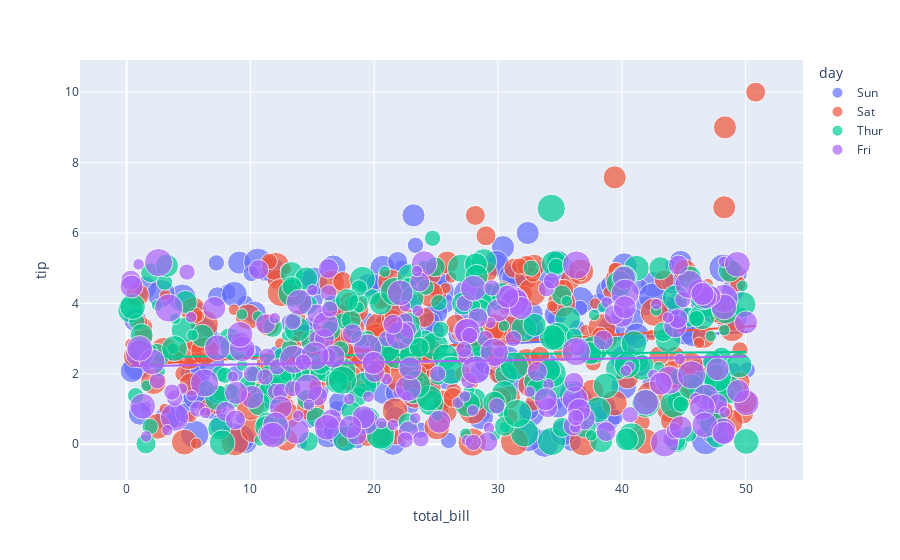
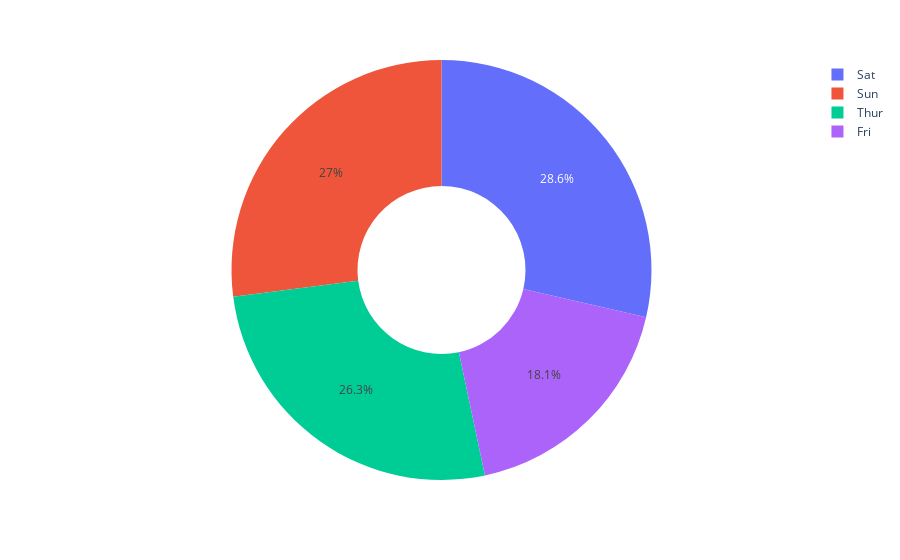

Write notebook code for charts like these, in order.
### Markdown cell above
### Menampilkan data pelanggan yang memberikan tips berdasarkan `hari kedatangan nya` dengan diagram scatter (sebaran data)

### Code cell
figure_sc = px.scatter(data_frame=dataset, x='total_bill', y='tip',
                    size='size', color='day', trendline='ols')

figure_pie = px.pie(dataset, values='tip', names='day', hole=0.4)

figure_sc.show()
figure_pie.show()

### Figure 1 — Plotly figure (JSON) as saved in the notebook; plotly's stock layout.template omitted (floating-point values rounded to 4 significant figures; data arrays with more than 128 entries replaced by an {"elided": "..."} marker saying what was removed)
{"data": [{"hovertemplate": "day=Sun<br>total_bill=%{x}<br>tip=%{y}<br>size=%{marker.size}<extra></extra>", "legendgroup": "Sun", "marker": {"color": "#636efa", "size": {"elided": "257 int values"}, "sizemode": "area", "sizeref": 0.015, "symbol": "circle"}, "mode": "markers", "name": "Sun", "orientation": "v", "showlegend": true, "type": "scatter", "x": {"elided": "257 float values"}, "xaxis": "x", "y": {"elided": "257 float values"}, "yaxis": "y"}, {"hovertemplate": "<b>OLS trendline</b><br>tip = 0.0166749 * total_bill + 2.34905<br>R<sup>2</sup>=0.020502<br><br>day=Sun<br>total_bill=%{x}<br>tip=%{y} <b>(trend)</b><extra></extra>", "legendgroup": "Sun", "marker": {"color": "#636efa", "symbol": "circle"}, "mode": "lines", "name": "Sun", "showlegend": false, "type": "scatter", "x": {"elided": "257 float values"}, "xaxis": "x", "y": {"elided": "257 float values"}, "yaxis": "y"}, {"hovertemplate": "day=Sat<br>total_bill=%{x}<br>tip=%{y}<br>size=%{marker.size}<extra></extra>", "legendgroup": "Sat", "marker": {"color": "#EF553B", "size": {"elided": "271 int values"}, "sizemode": "area", "sizeref": 0.015, "symbol": "circle"}, "mode": "markers", "name": "Sat", "orientation": "v", "showlegend": true, "type": "scatter", "x": {"elided": "271 float values"}, "xaxis": "x", "y": {"elided": "271 float values"}, "yaxis": "y"}, {"hovertemplate": "<b>OLS trendline</b><br>tip = 0.0221343 * total_bill + 2.23434<br>R<sup>2</sup>=0.036301<br><br>day=Sat<br>total_bill=%{x}<br>tip=%{y} <b>(trend)</b><extra></extra>", "legendgroup": "Sat", "marker": {"color": "#EF553B", "symbol": "circle"}, "mode": "lines", "name": "Sat", "showlegend": false, "type": "scatter", "x": {"elided": "271 float values"}, "xaxis": "x", "y": {"elided": "271 float values"}, "yaxis": "y"}, {"hovertemplate": "day=Thur<br>total_bill=%{x}<br>tip=%{y}<br>size=%{marker.size}<extra></extra>", "legendgroup": "Thur", "marker": {"color": "#00cc96", "size": {"elided": "270 int values"}, "sizemode": "area", "sizeref": 0.015, "symbol": "circle"}, "mode": "markers", "name": "Thur", "orientation": "v", "showlegend": true, "type": "scatter", "x": {"elided": "270 float values"}, "xaxis": "x", "y": {"elided": "270 float values"}, "yaxis": "y"}, {"hovertemplate": "<b>OLS trendline</b><br>tip = 0.00284175 * total_bill + 2.47988<br>R<sup>2</sup>=0.000772<br><br>day=Thur<br>total_bill=%{x}<br>tip=%{y} <b>(trend)</b><extra></extra>", "legendgroup": "Thur", "marker": {"color": "#00cc96", "symbol": "circle"}, "mode": "lines", "name": "Thur", "showlegend": false, "type": "scatter", "x": {"elided": "270 float values"}, "xaxis": "x", "y": {"elided": "270 float values"}, "yaxis": "y"}, {"hovertemplate": "day=Fri<br>total_bill=%{x}<br>tip=%{y}<br>size=%{marker.size}<extra></extra>", "legendgroup": "Fri", "marker": {"color": "#ab63fa", "size": {"elided": "201 int values"}, "sizemode": "area", "sizeref": 0.015, "symbol": "circle"}, "mode": "markers", "name": "Fri", "orientation": "v", "showlegend": true, "type": "scatter", "x": {"elided": "201 float values"}, "xaxis": "x", "y": {"elided": "201 float values"}, "yaxis": "y"}, {"hovertemplate": "<b>OLS trendline</b><br>tip = 0.00557536 * total_bill + 2.21438<br>R<sup>2</sup>=0.002898<br><br>day=Fri<br>total_bill=%{x}<br>tip=%{y} <b>(trend)</b><extra></extra>", "legendgroup": "Fri", "marker": {"color": "#ab63fa", "symbol": "circle"}, "mode": "lines", "name": "Fri", "showlegend": false, "type": "scatter", "x": {"elided": "201 float values"}, "xaxis": "x", "y": {"elided": "201 float values"}, "yaxis": "y"}], "layout": {"legend": {"itemsizing": "constant", "title": {"text": "day"}, "tracegroupgap": 0}, "margin": {"t": 60}, "xaxis": {"anchor": "y", "domain": [0, 1], "title": {"text": "total_bill"}}, "yaxis": {"anchor": "x", "domain": [0, 1], "title": {"text": "tip"}}}}

### Figure 2 — Plotly figure (JSON) as saved in the notebook; plotly's stock layout.template omitted (floating-point values rounded to 4 significant figures; data arrays with more than 128 entries replaced by an {"elided": "..."} marker saying what was removed)
{"data": [{"domain": {"x": [0, 1], "y": [0, 1]}, "hole": 0.4, "hovertemplate": "day=%{label}<br>tip=%{value}<extra></extra>", "labels": {"elided": "999 str values"}, "legendgroup": "", "name": "", "showlegend": true, "type": "pie", "values": {"elided": "999 float values"}}], "layout": {"legend": {"tracegroupgap": 0}, "margin": {"t": 60}}}
